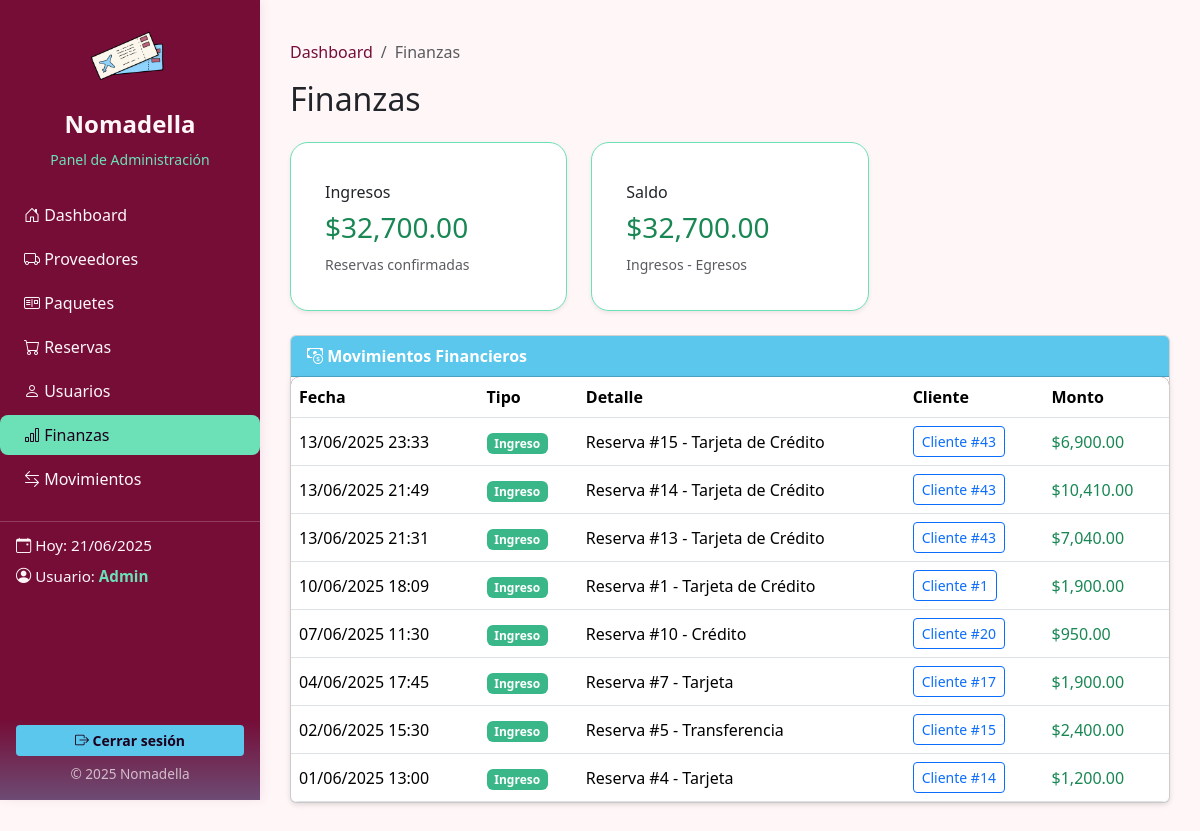
Before: /dashboard/finanzas.php (signed in) with the older database file.
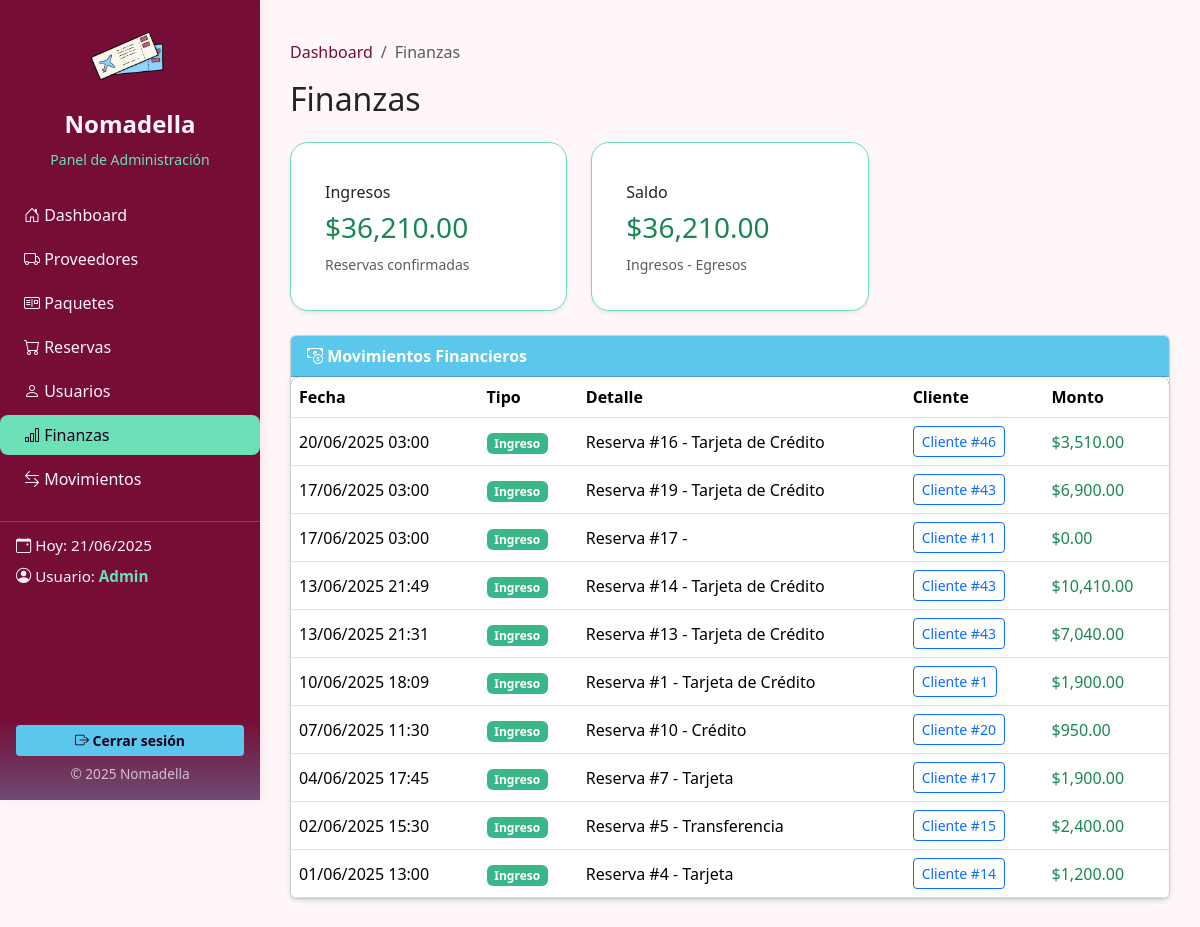
After: the same page with the newer database file.
### tables this page shows
CREATE TABLE `ordenes` (
  `id_orden` int(11) NOT NULL,
  `id_usuario` int(11) DEFAULT NULL,
  `fecha_orden` timestamp NOT NULL DEFAULT current_timestamp() ON UPDATE current_timestamp(),
  `total` decimal(12,2) DEFAULT NULL,
  `estado` varchar(20) DEFAULT NULL,
  `medio_pago` varchar(100) DEFAULT NULL,
  `datos_facturacion` varchar(200) DEFAULT NULL
);

### dashboard/finanzas.php (the view, shortened to what this page needs)
<?php
include 'conexion.php';
$total_ingresos_query = "
    SELECT COALESCE(SUM(total), 0) AS total
    FROM ordenes
    WHERE LOWER(estado) = 'confirmada'
";
$total_ingresos_result = $conn->query($total_ingresos_query);
$total_ingresos = $total_ingresos_result->fetch_assoc()['total'];
$saldo = $total_ingresos - $total_egresos;
$movimientos_query = "
    SELECT
        id_orden,
        fecha_orden,
        total,
        estado,
        medio_pago,
        id_usuario
    FROM ordenes
    WHERE LOWER(estado) = 'confirmada'
    ORDER BY fecha_orden DESC
    LIMIT 50
";
$movimientos = $conn->query($movimientos_query);
?>
<!DOCTYPE html>
<html lang="es">
<head>
    <link rel="stylesheet" href="https://cdn.jsdelivr.net/npm/bootstrap@5.3.2/dist/css/bootstrap.min.css">
    <link href="https://cdn.jsdelivr.net/npm/bootstrap-icons/font/bootstrap-icons.css" rel="stylesheet">
    <link rel="stylesheet" href="/nomadella/css/apartados.css">
</head>
<body>
<?php include 'sidebar.php'; ?>
<div class="main-content">
    <nav aria-label="breadcrumb">
        <ol class="breadcrumb">
            <li class="breadcrumb-item"><a href="dashboard.php">Dashboard</a></li>
            <li class="breadcrumb-item active" aria-current="page">Finanzas</li>
        </ol>
    </nav>
    <h2 class="mb-4">Finanzas</h2>
    <div class="row g-4 mb-4">
        <div class="col-md-4">
            <div class="card card-kpi shadow-sm">
                <div class="card-body">
                    <h6 class="card-title">Ingresos</h6>
                    <h3 class="text-success">$<?= number_format($total_ingresos, 2) ?></h3>
                    <small class="text-muted">Reservas confirmadas</small>
                </div>
            </div>
        </div>
        <div class="col-md-4">
            <div class="card card-kpi shadow-sm">
                <div class="card-body">
                    <h6 class="card-title">Saldo</h6>
                    <h3 class="<?= $saldo >= 0 ? 'text-success' : 'text-danger' ?>">$<?= number_format($saldo, 2) ?></h3>
                    <small class="text-muted">Ingresos - Egresos</small>
                </div>
            </div>
        </div>
    </div>
    <div class="card shadow-sm">
        <div class="card-header">
            <i class="bi bi-cash-coin"></i> Movimientos Financieros
        </div>
        <div class="card-body p-0">
            <div class="table-responsive">
                <table class="table table-hover align-middle mb-0">
                    <thead>
                        <tr>
                            <th>Fecha</th>
                            <th>Tipo</th>
                            <th>Detalle</th>
                            <th>Cliente</th>
                            <th>Monto</th>
                        </tr>
                    </thead>
                    <tbody>
                        <?php if ($movimientos && $movimientos->num_rows > 0): ?>
                            <?php while ($m = $movimientos->fetch_assoc()): ?>
                                <tr>
                                    <td><?= date('d/m/Y H:i', strtotime($m['fecha_orden'])) ?></td>
                                    <td><span class="badge badge-ingreso">Ingreso</span></td>
                                    <td><?= "Reserva #" . htmlspecialchars($m['id_orden']) . " - " . htmlspecialchars($m['medio_pago']) ?></td>
                                    <td>
                                        <a href="clientes.php?highlight=<?= $m['id_usuario'] ?>" class="btn btn-outline-primary btn-sm">
                                            Cliente #<?= $m['id_usuario'] ?>
                                        </a>
                                    </td>
                                    <td class="text-success">$<?= number_format($m['total'], 2) ?></td>
                                </tr>
                            <?php endwhile; ?>
                        <?php else: ?>
                            <tr><td colspan="5" class="text-center">No hay movimientos registrados.</td></tr>
                        <?php endif; ?>
                    </tbody>
                </table>
            </div>
        </div>
    </div>
</div>
</body>
</html>

Changed rows visible on the page:
no longer on this page (row edited): ordenes: fecha_orden "13/06/2025 23:33", id_orden "15", medio_pago "Tarjeta de Crédito", id_usuario "43", total "6,900.00"
now on this page (row edited): ordenes: fecha_orden "20/06/2025 03:00", id_orden "16", medio_pago "Tarjeta de Crédito", id_usuario "46", total "3,510.00"
added ordenes: fecha_orden "17/06/2025 03:00", id_orden "19", medio_pago "Tarjeta de Crédito", id_usuario "43", total "6,900.00"
added ordenes: fecha_orden "17/06/2025 03:00", id_orden "17", id_usuario "11", total "0.00"
Other visible differences:
$total_ingresos: "32,700.00" → "36,210.00"
$saldo: "32,700.00" → "36,210.00"
